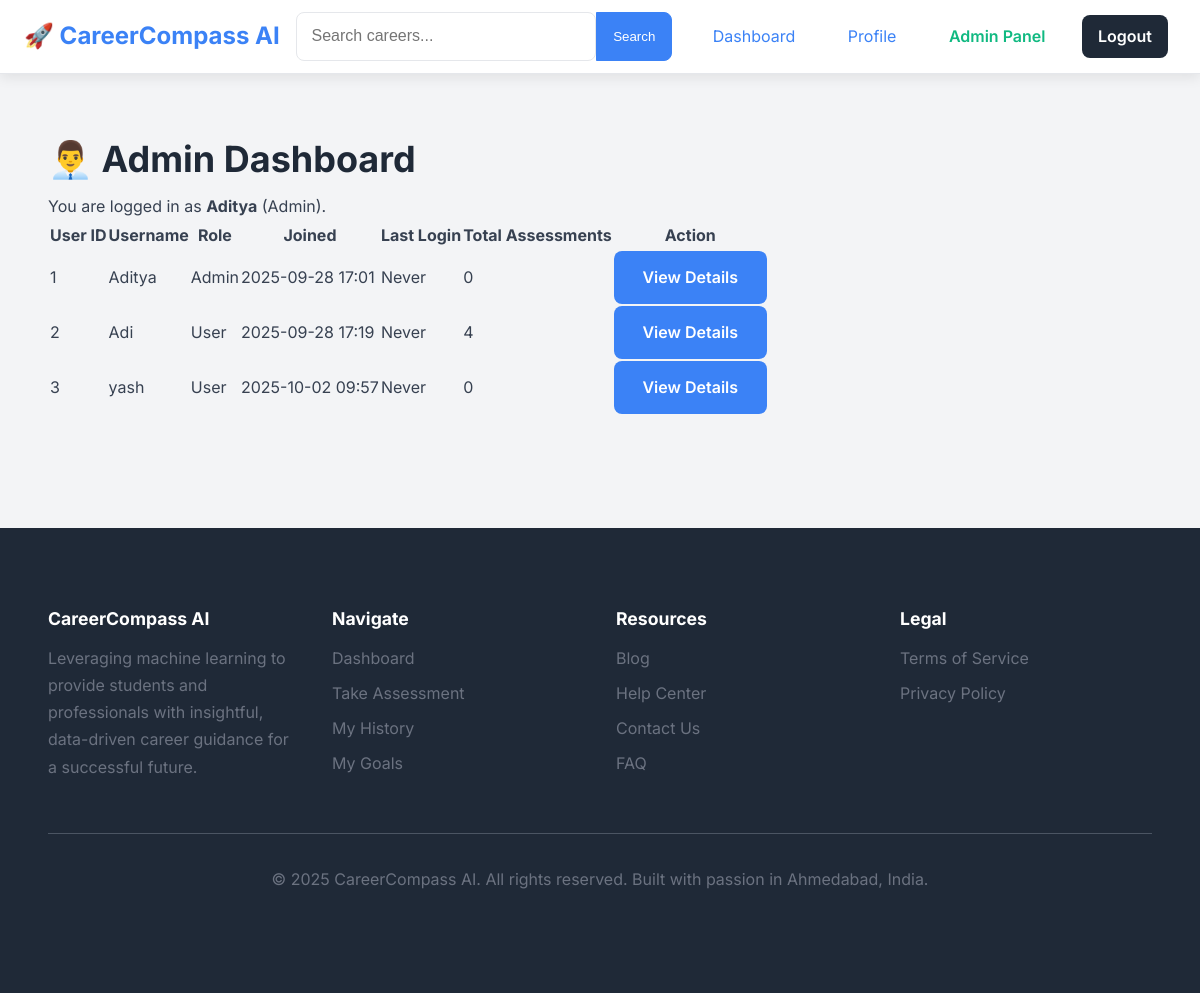
Screenshot of /admin_dashboard (signed in) with the database file from the repository.
### models.py (models this page shows)
class User(UserMixin, db.Model):
    id = db.Column(db.Integer, primary_key=True)
    username = db.Column(db.String(150), unique=True, nullable=False)
    email = db.Column(db.String(150), unique=True, nullable=False)  # <-- add email
    password = db.Column(db.String(150), nullable=False)
    role = db.Column(db.String(50), nullable=False, default='user')
    join_date = db.Column(db.DateTime, nullable=False, default=datetime.utcnow)
    otp = db.Column(db.String(6), nullable=True)
    otp_expiry = db.Column(db.DateTime, nullable=True)
    results = db.relationship('GuidanceResult', backref='user', lazy=True, cascade="all, delete-orphan")
    goals = db.relationship('Goal', backref='user', lazy=True, cascade="all, delete-orphan")

### app.py (the view)
@app.route('/admin_dashboard')
@login_required
def admin_dashboard():
    if current_user.role != 'admin':
        flash("Access denied: Admins only.", "danger")
        return redirect(url_for('dashboard'))
    users = User.query.all()  # Fetch all users
    return render_template('admin/dashboard.html', users=users)

### app.py (called while the page is built)
@login_manager.user_loader
def load_user(user_id):
    return User.query.get(int(user_id))

### templates/admin/dashboard.html (shortened to what this page needs)
{% extends "base.html" %}
{% block content %}
<div class="container mt-4">
    <h2 class="mb-4">👨‍💼 Admin Dashboard</h2>
    <div class="alert alert-info">
        You are logged in as <strong>{{ current_user.username }}</strong> (Admin).
    </div>
    <table class="table table-hover table-bordered">
        <thead class="thead-dark">
            <tr>
                <th>User ID</th>
                <th>Username</th>
                <th>Role</th>
                <th>Joined</th>
                <th>Last Login</th>
                <th>Total Assessments</th>
                <th>Action</th>
            </tr>
        </thead>
        <tbody>
        {% for user in users %}
            <tr>
                <td>{{ user.id }}</td>
                <td>{{ user.username }}</td>
                <td>
                    {% if user.role == 'admin' %}
                        <span class="badge bg-danger">Admin</span>
                    {% else %}
                        <span class="badge bg-secondary">User</span>
                    {% endif %}
                </td>
                <td>{{ user.join_date.strftime("%Y-%m-%d %H:%M") }}</td>
                <td>
                    {% if user.last_login %}
                        {{ user.last_login.strftime("%Y-%m-%d %H:%M") }}
                    {% else %}
                        Never
                    {% endif %}
                </td>
                <td>{{ user.results|length }}</td>
                <td>
                    <a href="{{ url_for('admin_user_detail', user_id=user.id) }}" class="btn btn-sm btn-primary">
                        View Details
                    </a>
                </td>
            </tr>
        {% endfor %}
        </tbody>
    </table>
</div>
{% endblock %}

### templates/base.html (shortened to what this page needs)
<!DOCTYPE html>
<html lang="en">
<head>
    <link rel="stylesheet" href="{{ url_for('static', filename='css/style.css') }}">
</head>
<body>
    <header class="navbar-container">
        <nav class="navbar">
            <div class="navbar-brand">
                <a href="{{ url_for('landing') }}" class="logo">🚀 CareerCompass AI</a>
            </div>
            <div class="navbar-search">
                <form action="{{ url_for('search') }}" method="GET" class="search-form">
                    <input type="search" name="query" placeholder="Search careers..." class="search-input">
                    <button type="submit" class="search-button">Search</button>
                </form>
            </div>
            <div class="navbar-links">
                {% if current_user.is_authenticated %}
                    <a href="{{ url_for('dashboard') }}" class="nav-link">Dashboard</a>
                    <a href="{{ url_for('profile') }}" class="nav-link">Profile</a>
                    {% if current_user.role == 'admin' %}
                        <a href="{{ url_for('admin_dashboard') }}" class="nav-link admin-link">Admin Panel</a>
                    {% endif %}
                    <a href="{{ url_for('logout') }}" class="nav-link btn btn-secondary">Logout</a>
                {% else %}
                    <a href="{{ url_for('login') }}" class="nav-link">Login</a>
                    <a href="{{ url_for('login') }}" class="nav-link btn btn-primary">Sign Up</a>
                {% endif %}
            </div>
        </nav>
    </header>
    <main class="main-content">
        <div class="container">
            {% block content %}{% endblock %}
        </div>
    </main>
    <footer class="footer">
        <div class="container">
            <div class="footer-grid">
                <div class="footer-column">
                    <h4 class="footer-heading">CareerCompass AI</h4>
                    <p class="footer-text">
                        Leveraging machine learning to provide students and professionals with insightful, data-driven career guidance for a successful future.
                    </p>
                </div>
                <div class="footer-column">
                    <h4 class="footer-heading">Navigate</h4>
                    <ul class="footer-links">
                        <li><a href="{{ url_for('dashboard') }}">Dashboard</a></li>
                        <li><a href="{{ url_for('assessment') }}">Take Assessment</a></li>
                        <li><a href="{{ url_for('history') }}">My History</a></li>
                        <li><a href="{{ url_for('goals') }}">My Goals</a></li>
                    </ul>
                </div>
                <div class="footer-column">
                    <h4 class="footer-heading">Resources</h4>
                    <ul class="footer-links">
                        <li><a href="#">Blog</a></li>
                        <li><a href="#">Help Center</a></li>
                        <li><a href="#">Contact Us</a></li>
                        <li><a href="#">FAQ</a></li>
                    </ul>
                </div>
                <div class="footer-column">
                    <h4 class="footer-heading">Legal</h4>
                    <ul class="footer-links">
                        <li><a href="#">Terms of Service</a></li>
                        <li><a href="#">Privacy Policy</a></li>
                    </ul>
                </div>
            </div>
            <div class="footer-bottom">
                <p>&copy; <script>document.write(new Date().getFullYear())</script> CareerCompass AI. All rights reserved. Built with passion in Ahmedabad, India.</p>
            </div>
        </div>
    </footer>
</body>
</html>

### static/css/style.css (style rules this page uses)
:root { --primary-color: #3B82F6; --primary-dark: #2563EB; --secondary-color: #1F2937; --accent-color: #10B981; --background-color: #F3F4F6; --surface-color: #FFFFFF; --border-color: #E5E7EB; --text-color: #374151; --text-muted: #6B7280; --danger-color: #EF4444; --font-family: 'Inter', -apple-system, BlinkMacSystemFont, "Segoe UI", Roboto, "Helvetica Neue", Arial, sans-serif; --border-radius: 12px; --box-shadow: 0 4px 12px rgba(0, 0, 0, 0.08); }
* { box-sizing: border-box; margin: 0; padding: 0; }
body { font-family: var(--font-family); background-color: var(--background-color); color: var(--text-color); line-height: 1.7; -webkit-font-smoothing: antialiased; -moz-osx-font-smoothing: grayscale; }
h1, h2, h3, h4, h5, h6 { color: var(--secondary-color); font-weight: 700; line-height: 1.2; margin-bottom: 0.75rem; }
h2 { font-size: 2.25rem; }
p { margin-bottom: 1.25rem; }
a { color: var(--primary-color); text-decoration: none; transition: color 0.2s ease-in-out; }
.container { max-width: 1200px; margin: 0 auto; padding: 2rem 1.5rem; animation: fadeIn 0.5s ease-in-out; }
.navbar-container { background-color: var(--surface-color); box-shadow: var(--box-shadow); border-bottom: 1px solid var(--border-color); position: sticky; top: 0; z-index: 1000; }
.navbar { display: flex; justify-content: space-between; align-items: center; max-width: 1400px; margin: 0 auto; padding: 0.75rem 1.5rem; }
.navbar .logo { font-size: 1.5rem; font-weight: 700; }
.navbar-links .nav-link { margin: 0 0.5rem; padding: 0.5rem 1rem; border-radius: 8px; transition: background-color 0.2s ease; }
.navbar-links .admin-link { color: var(--accent-color); font-weight: 600; }
.search-form { display: flex; }
.search-input { border: 1px solid var(--border-color); padding: 0.5rem 1rem; border-radius: 8px 0 0 8px; min-width: 300px; }
.search-button { border: 1px solid var(--primary-color); background-color: var(--primary-color); color: white; padding: 0.5rem 1rem; border-radius: 0 8px 8px 0; cursor: pointer; transition: background-color 0.2s ease; }
.footer { background-color: var(--secondary-color); color: var(--text-muted); padding: 3rem 1.5rem; margin-top: 3rem; }
.footer-grid { display: grid; grid-template-columns: repeat(auto-fit, minmax(220px, 1fr)); gap: 2rem; padding-bottom: 2rem; border-bottom: 1px solid #4B5563; }
.footer-heading { color: var(--surface-color); font-size: 1.1rem; margin-bottom: 1rem; }
.footer-links { list-style: none; }
.footer-links li { margin-bottom: 0.5rem; }
.footer-links a { color: var(--text-muted); }
.footer-bottom { text-align: center; padding-top: 2rem; }
.btn { display: inline-block; padding: 0.8rem 1.8rem; border: none; border-radius: 8px; font-size: 1rem; font-weight: 600; cursor: pointer; text-align: center; transition: all 0.2s ease-in-out; }
.btn-primary { background-color: var(--primary-color); color: white; }
.btn-secondary { background-color: var(--secondary-color); color: white; }
input[type="text"], input[type="password"], input[type="search"], select { display: block; width: 100%; padding: 0.9rem; border: 1px solid var(--border-color); border-radius: 8px; font-size: 1rem; transition: border-color 0.2s ease, box-shadow 0.2s ease; }

### rows the page displays
User: username "Aditya", id "1", role "Admin", join_date "2025-09-28 17:01", results|length "0"
User: id "2", username "Adi", role "User", join_date "2025-09-28 17:19", results|length "4"
User: id "3", username "yash", role "User", join_date "2025-10-02 09:57", results|length "0"
